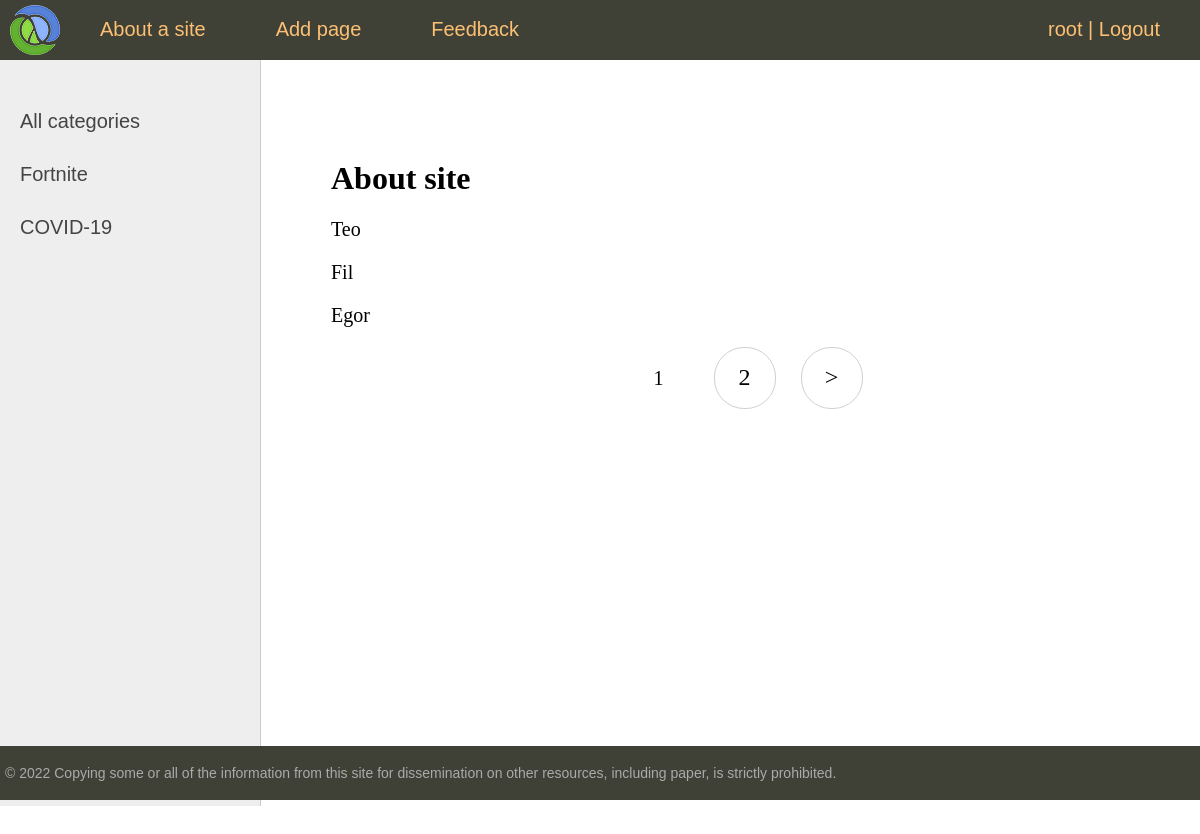
The page /about/ (signed in) on the database its author committed.
### blog/models.py (models this page shows, shortened)
class Category(models.Model):
    name = models.CharField(max_length=100, db_index=True)
    slug = models.SlugField(max_length=255, unique=True, db_index=True, verbose_name="URL")

class News(models.Model):
    title = models.CharField(max_length=255)
    slug = models.SlugField(max_length=255, unique=True, db_index=True, verbose_name="URL")
    content = models.TextField(blank=True)
    photo = models.ImageField(upload_to="photos/%Y/%m/%d/")
    time_create = models.DateTimeField(auto_now_add=True)
    time_update = models.DateTimeField(auto_now=True)
    is_published = models.BooleanField(default=True)
    cat = models.ForeignKey('Category', on_delete=models.PROTECT)
    def __str__(self):
        return self.title
    class Meta:
        verbose_name = "Breaking new" # ! Changes in admin panel (name)
        verbose_name_plural = "Breaking news"  # ! Changes in admin panel (name)
        ordering = ["id"]

### blog/views.py (the view)
# urls.py: path('about/', about, name = 'about'),
def about(request):
    contact_list = News.objects.all()
    paginator = Paginator(contact_list, 3)
    page_number = request.GET.get('page')
    page_obj = paginator.get_page(page_number)
    return render(request, 'blog/about.html', {'page_obj': page_obj, 'menu': menu, 'title': 'About site '})

### blog/templatetags/blog_tags.py (called while the page is built)
@register.inclusion_tag("blog/list_categories.html")
def show_categories(sort=None, cat_selected=0):
    if not sort:
        cats = Category.objects.all()
    else:
        cats = Category.objects.order_by(sort)
    return {"cats": cats, "cat_selected": cat_selected}

### blog/templates/blog/about.html
{%extends 'blog/base.html'%}
{% block content%}
<h1>{{title}}</h1>
{% for contact in page_obj %}
<p> {{contact}} </p>
{% endfor %}
{% endblock %}

### blog/templates/blog/base.html (shortened to what this page needs)
{% load static %}
{% load blog_tags %}
<!DOCTYPE html>
<html>
<head>
	<link type="text/css" href="{% static 'blog/css/styles.css' %}" rel="stylesheet" />
</head>
<body>
<table class="table-page" border=0 cellpadding="0" cellspacing="0">
<tr><td valign=top>
{% block mainmenu %}
		<div class="header">
			<ul id="mainmenu" class="mainmenu">
			<li class="logo"><a href="{% url 'home' %}"><div class="logo"></div></a></li>
{% for m in menu %}
			<li><a href="{% url m.url_name  %}">{{m.title}}</a></li>
{% endfor %}
				{% if request.user.is_authenticated%}
				<li class = "last">{{user.username}} | <a href = "{% url 'logout'%}">Logout</a></li>
				{% else %}
				<li class = "last"><a href="{% url 'registration'%}"> Registration</a> | <a href = "{% url 'login'%}">Join</a></li>
				{% endif %}
			</ul>
		</div>
{% endblock mainmenu %}
<table class="table-content" border=0 cellpadding="0" cellspacing="0">
<tr>
	<td valign="top" class="left-chapters">
	<ul id="leftchapters">
	{% if cat_selected == 0 %}
			<li class="selected">All categories</li>
	{% else %}
			<li><a href="{% url 'home' %}" target="_blank">All categories</a></li>
	{% endif %}
{% show_categories cat_selected=cat_selected %}
	</ul>
</td>
<td valign="top" class="content">
	<div class="content-text">
{% block content %}
{% endblock %}
		{% if page_obj.has_other_pages%}
		<nav class="list-pages">
    <ul>
        {% for p in page_obj.paginator.page_range%}
        {% if page_obj.number == p %}
		<li class = "page-num page-num-selected"> {{p}}</li>
		{%elif p > page_obj.number|add:-2 and p <= page_obj.number|add:2%}
		<li class="page-num">
            <a href ="?page={{ p }}">{{ p }}</a>
        </li>
		{%endif%}
        {%endfor%}
		{% if page_obj.has_next %}
<li class="page-num">
	<a href="?page={{ page_obj.next_page_number }}">&gt;</a>
</li>
{% endif %}
    </ul>
</nav>
		{%endif%}
	</div>
</td></tr></table>
</td></tr>
<tr><td valign=top>
	<div id="footer">
		<p>&copy; 2022 Copying some or all of the information from this site for dissemination on other resources, including paper, is strictly prohibited. </p>
	</div>
</td></tr></table>
</body>
</html>

### blog/templates/blog/list_categories.html
	{% for c in cats %}
		{% if c.pk == cat_selected %}
			<li class="selected">{{c.name}}</li>
		{% else %}
			<li><a href="{{ p.get_absolute_url }}">{{c.name}}</a></li>
		{% endif %}
	{% endfor %}

### blog/static/blog/css/styles.css (style rules this page uses)
html, body { font-family: 'Arial'; margin: 0; padding: 0; height: 100%; width: 100%; color: #444; }
a { color: #0059b2; text-decoration: none; }
.table-page { width: 100%; height: 100%; vertical-align: top; }
.table-page tr { height: 100%; }
.header { background: #3F4137; height: 60px; }
.logo { background: url('../images/logo.png') no-repeat 10px 5px; width: 70px; height: 60px; }
ul.mainmenu { list-style: none; margin: 0; padding: 0; height: 60px; color: #fdc073; font-size: 20px; overflow: hidden; }
ul.mainmenu li { float: left; margin: 18px 40px 0 30px; }
ul.mainmenu li.logo { margin: 0; }
ul.mainmenu li.last { float: right; }
ul.mainmenu li a { color: #fdc073; text-decoration: none; }
.table-content { width: 100%; min-height: 100%; height: 100%; }
.left-chapters { margin: 0; background: #eee; border-right: 1px solid #ccc; min-height: 100%; }
.left-chapters ul { width: 230px; min-height: 100%; margin: 0; padding: 20px 10px 10px 20px; list-style: none; font-size: 20px; }
.left-chapters ul li { margin: 30px 0 0 0; color: #999; }
.left-chapters ul li a { color: #444; text-decoration: none; }
.content { padding: 40px 20px 20px 40px; width: 100%; box-sizing: border-box; }
.content-text { margin: 60px 0 0 30px; color: #000; font-size: 20px; font-family: Yandex Sans Display Light; }
.content-text h1 { font-size: 32px; }
#footer { box-sizing: border-box; background: #3F4137; padding: 5px; color: #aaa; font-size: 14px; font-family: Verdana, Geneva, Arial, Helvetica; text-align: left; overflow: hidden; }
.list-pages { text-align: center; margin: 0 0 20px 0; }
.list-pages ul { margin: 20px 0 0 0; padding: 0; list-style: none; }
.list-pages ul li { display: inline-block; margin: 0 20px 0 0; }
.list-pages a { color: #000; font-size: 24px; text-decoration: none; }
.list-pages .page-num, .page-num-selected { display: inline-block; width: 60px; height: 44px; padding: 16px 0 0 0; border: 1px solid #d0d0d0; border-radius: 30px; }
.list-pages .page-num-selected { border: none; color: #000; font-size: 20px; }

### rows shown on the page
Category: name "Fortnite"
Category: name "COVID-19"
News: title "Teo"
News: title "Fil"
News: title "Egor"

### other values the page prints
{{ m.title }} "About a site" "Add page" "Feedback"
{{ user.username }} "root"
{{ title }} "About site"
{{ p }} "1"
{{ p }} "2"
